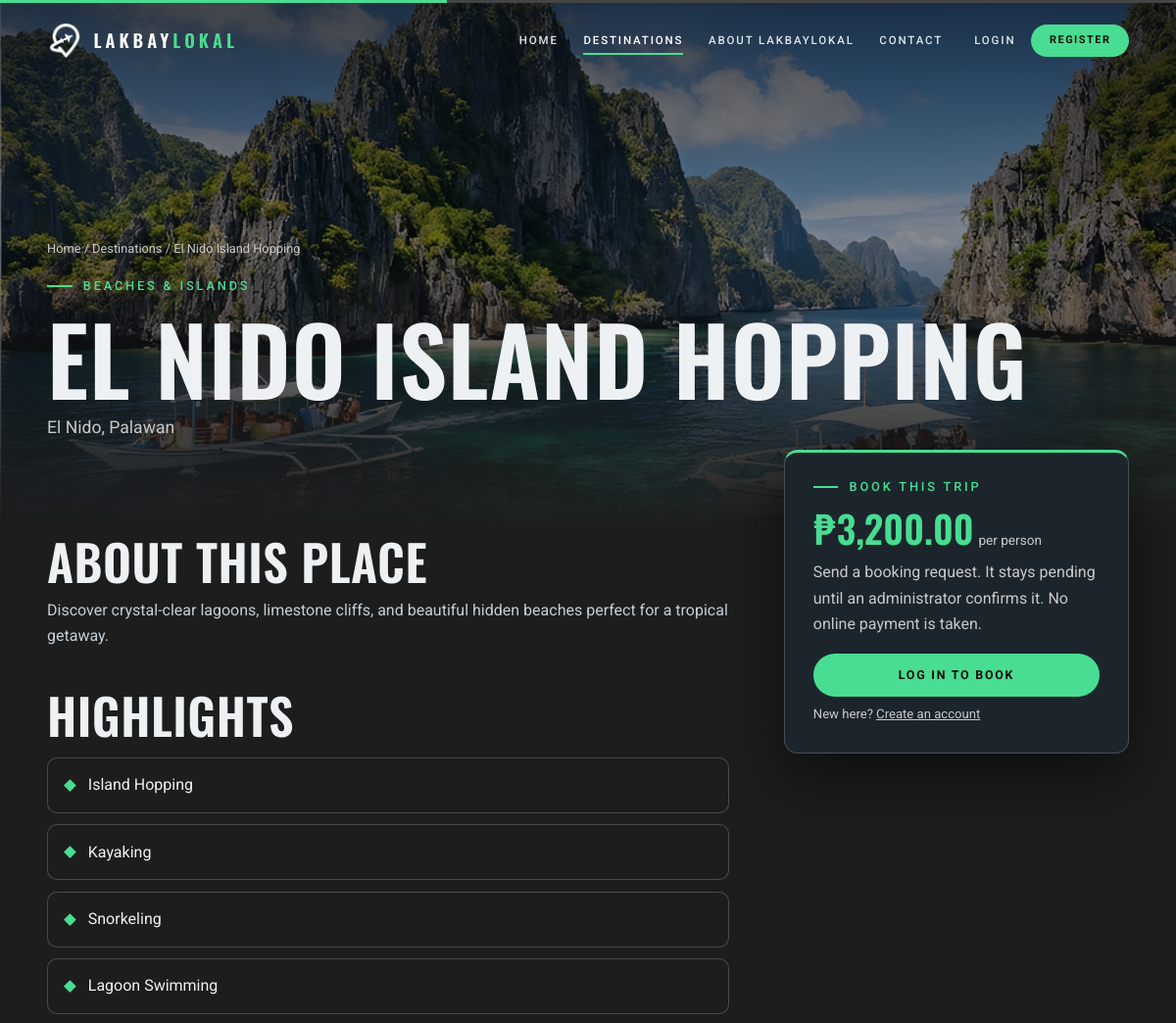
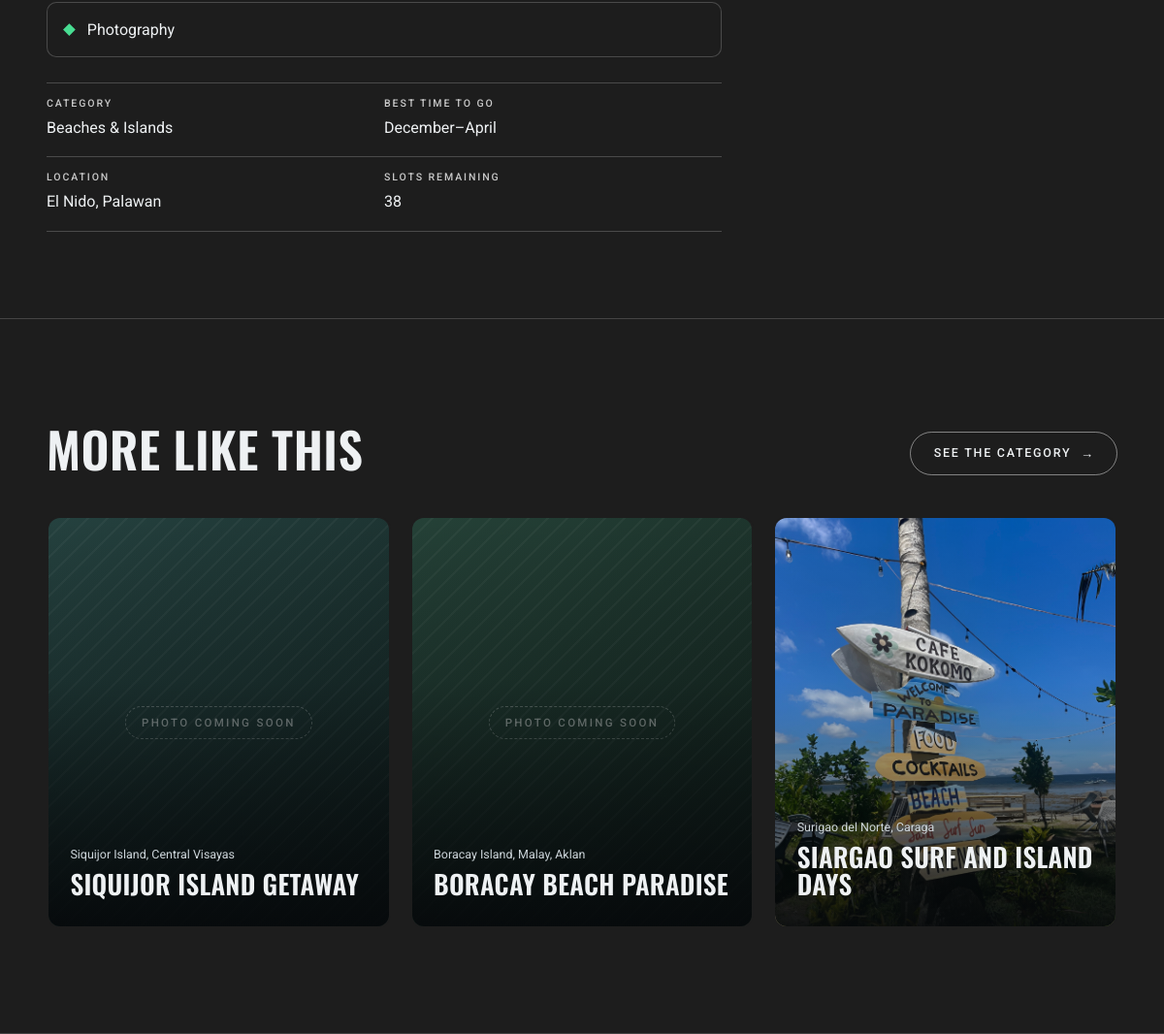
Page /destination-details.php?id=2 on the committed database (2 pictures, top to bottom).
### tables this page shows
CREATE TABLE `items` (
  `item_id` int(10) UNSIGNED NOT NULL,
  `name` varchar(120) NOT NULL,
  `description` text NOT NULL,
  `quantity` int(10) UNSIGNED NOT NULL DEFAULT 0 COMMENT 'bookable slots remaining',
  `status` varchar(20) NOT NULL DEFAULT 'draft' COMMENT 'published | draft',
  `created_at` datetime NOT NULL DEFAULT current_timestamp(),
  `location` varchar(150) NOT NULL,
  `category` varchar(30) NOT NULL,
  `image_path` varchar(255) DEFAULT NULL,
  `highlights` text DEFAULT NULL COMMENT 'one highlight / activity per line',
  `best_season` varchar(100) DEFAULT NULL,
  `price_per_person` decimal(10,2) NOT NULL DEFAULT 0.00,
  `updated_at` datetime NOT NULL DEFAULT current_timestamp() ON UPDATE current_timestamp()
);

### includes/auth.php (called while the page is built, shortened)
<?php
function current_user(): ?array
{
    static $loaded = false, $user = null;
    if ($loaded) { return $user; }
    $loaded = true;
    $uid = $_SESSION['uid'] ?? null;
    if (!$uid) { return null; }
    $st = db()->prepare('SELECT user_id, username, role, full_name, email, phone, status, created_at FROM users WHERE user_id = :id');
    $st->execute([':id' => (int) $uid]);
    $row = $st->fetch();
    return $user = $row;
}

### includes/bootstrap.php (called while the page is built, shortened)
<?php
function cfg(string $key, $default = null) { return $GLOBALS['LL_CONFIG'][$key] ?? $default; }
require_once ROOT_PATH . '/includes/functions.php';
require_once ROOT_PATH . '/includes/auth.php';

### destination-details.php (the view, shortened to what this page needs)
<?php
require __DIR__ . '/includes/bootstrap.php';
$pdo = db();
$id = get_int('id');
$st = $pdo->prepare("SELECT * FROM items WHERE item_id = :id AND status = 'published'");
$st->execute([':id' => $id]);
$d = $st->fetch();
$st = $pdo->prepare("SELECT item_id, name, location, category, description, image_path, price_per_person
                       FROM items WHERE status = 'published' AND category = :c AND item_id <> :id ORDER BY item_id DESC LIMIT 3");
$st->execute([':c' => $d['category'], ':id' => $id]);
$related = $st->fetchAll();
$highlights = array_values(array_filter(array_map('trim', explode("\n", (string) $d['highlights']))));
$bookUrl = url('user/create-booking.php?item=' . $id);
$hue = hue_for($id);
$navActive = 'destinations';
include ROOT_PATH . '/includes/header.php';
?>
<section class="detail-hero">
  <div class="detail-hero__media"><?= image_or_placeholder($d['image_path'], $d['name'], $hue, 'cover') ?></div>
  <div class="wrap">
    <p class="crumbs"><a href="<?= e(url('index.php')) ?>">Home</a> / <a href="<?= e(url('destinations.php')) ?>">Destinations</a> / <?= e($d['name']) ?></p>
    <p class="eyebrow"><?= e(categories()[$d['category']] ?? $d['category']) ?></p>
    <h1 class="display"><?= e($d['name']) ?></h1>
    <p class="lead"><?= e($d['location']) ?></p>
  </div>
</section>
<main class="wrap detail-grid" id="main">
  <article>
    <h2 class="h2">About this place</h2>
    <div class="prose"><p><?= nl2br(e($d['description'])) ?></p></div>
    <h2 class="h2" style="margin-top:2.6rem">Highlights</h2>
<?php if ($highlights): ?>
    <ul class="highlights">
<?php foreach ($highlights as $h): ?><li><?= e($h) ?></li><?php endforeach; ?>
    </ul>
<?php else: ?>
    <p class="muted">Highlights for this destination have not been added yet.</p>
<?php endif; ?>
    <div class="facts">
      <div class="fact"><span>Category</span><?= e(categories()[$d['category']] ?? $d['category']) ?></div>
      <div class="fact"><span>Best time to go</span><?= $d['best_season'] ? e($d['best_season']) : 'Not specified' ?></div>
      <div class="fact"><span>Location</span><?= e($d['location']) ?></div>
      <div class="fact"><span>Slots remaining</span><?= (int) $d['quantity'] ?></div>
    </div>
  </article>
  <aside class="book-panel" aria-label="Booking">
    <p class="eyebrow">Book this trip</p>
<?php if ($d['price_per_person'] > 0): ?>
    <div class="book-panel__price"><?= e(money($d['price_per_person'])) ?><small>per person</small></div>
<?php else: ?>
    <div class="book-panel__price">Ask for rate</div>
<?php endif; ?>
    <p class="muted" style="margin-top:.8rem">Send a booking request. It stays pending until an administrator confirms it. No online payment is taken.</p>
<?php if ((int) $d['quantity'] < 1): ?>
    <span class="btn btn--amber btn--block is-disabled" aria-disabled="true">Fully booked</span>
<?php elseif (!$u): ?>
    <a class="btn btn--amber btn--block" href="<?= e(url('user/login.php?next=' . urlencode('user/create-booking.php?item=' . $id))) ?>">Log in to book</a>
    <p class="hint">New here? <a href="<?= e(url('user/register.php')) ?>">Create an account</a></p>
<?php elseif ($u['role'] === 'admin'): ?>
    <p class="hint">Administrators cannot place bookings. Use a traveller account.</p>
<?php else: ?>
    <a class="btn btn--amber btn--block" href="<?= e($bookUrl) ?>">Request a booking</a>
<?php endif; ?>
  </aside>
</main>
<section class="section section--alt">
  <div class="wrap">
    <div class="section-head"><h2 class="h2">More like this</h2><a class="btn btn--ghost arrow" href="<?= e(url('destinations.php?category=' . urlencode($d['category']))) ?>">See the category</a></div>
<?php if ($related): ?>
    <div class="related">
<?php foreach ($related as $r): ?>
      <a class="dcard" href="<?= e(url('destination-details.php?id=' . (int) $r['item_id'])) ?>">
        <?= image_or_placeholder($r['image_path'], $r['name'], hue_for((int) $r['item_id']), 'cover') ?>
        <div class="dcard__body"><span class="dcard__loc"><?= e($r['location']) ?></span><h3 class="dcard__name"><?= e($r['name']) ?></h3></div>
      </a>
<?php endforeach; ?>
    </div>
<?php else: ?>
    <div class="empty"><h3>No related destinations yet</h3><p>Other places in this category will show up here when they are published.</p></div>
<?php endif; ?>
  </div>
</section>

### includes/head.php (shortened to what this page needs)
<?php
$bodyClass = $bodyClass ?? '';
?>
<!doctype html>
<html lang="en">
<head>
  <link rel="stylesheet" href="<?= e(asset('css/style.css')) ?>">
</head>
<body class="<?= e($bodyClass) ?>">

### includes/header.php (shortened to what this page needs)
<?php
$u = current_user();
$navActive  = $navActive ?? '';
$navOverlay = !empty($navOverlay);
include ROOT_PATH . '/includes/head.php';
if (!$u || $u['role'] === 'admin') {
  $menu = [
    'home'         => ['Home', 'index.php'],
    'destinations' => ['Destinations', 'destinations.php'],
    'about'        => ['About LakbayLokal', 'about.php'],
    'contact'      => ['Contact', 'contact.php'],
  ];
}
?>
<header class="site-nav<?= $navOverlay ? ' site-nav--overlay' : '' ?>">
  <div class="site-nav__inner">
    <a class="brand" href="<?= e(url('index.php')) ?>" aria-label="LakbayLokal home">
      <img class="brand__logo" src="<?= e(asset('images/lakbaylokal-logo.png')) ?>" alt="" width="40" height="46">
      <span class="brand__name">LAKBAY<b>LOKAL</b></span>
    </a>
    <nav class="site-nav__menu" id="siteMenu" aria-label="Main">
      <ul>
        <?php foreach ($menu as $key => [$label, $href]): ?>
          <li><a href="<?= e(url($href)) ?>" <?= $navActive === $key ? ' class="is-active" aria-current="page"' : '' ?>><?= e($label) ?></a></li>
        <?php endforeach; ?>
      </ul>
      <div class="site-nav__actions">
        <?php if (!$u): ?>
          <a class="nav-link<?= $navActive === 'login' ? ' is-active' : '' ?>" href="<?= e(url('user/login.php')) ?>">Login</a>
          <a class="btn btn--amber btn--sm" href="<?= e(url('user/register.php')) ?>">Register</a>
        <?php endif; ?>
      </div>
    </nav>
  </div>
</header>

### includes/functions.php (shortened to what this page needs)
<?php
function e($v): string { return htmlspecialchars((string) $v, ENT_QUOTES | ENT_SUBSTITUTE, 'UTF-8'); }
function url(string $path = ''): string { return BASE_URL . '/' . ltrim($path, '/'); }
function asset(string $path): string { return url('assets/' . ltrim($path, '/')); }
function get_int(string $k, int $d = 0): int { $v = $_GET[$k] ?? null; return (is_string($v) && ctype_digit($v)) ? (int) $v : $d; }
function categories(): array
{
    return [
        'nature'    => 'Nature & Mountains',
        'beach'     => 'Beaches & Islands',
        'heritage'  => 'Heritage & Culture',
        'adventure' => 'Adventure',
        'food'      => 'Local Food & Experiences',
    ];
}
function money($n): string { return cfg('currency_symbol', '₱') . number_format((float) $n, 2); }
function image_url(?string $path): ?string
{
    $full = ROOT_PATH . '/' . $path;
    return is_file($full) ? url($path) . '?v=' . filemtime($full) : null;
}
function image_or_placeholder(?string $path, string $alt, int $hue = 200, string $class = ''): string
{
    $src = image_url($path);
    if ($src) {
        return '<img class="' . e($class) . '" src="' . e($src) . '" alt="' . e($alt) . '" loading="lazy">';
    }
    return '<span class="ph ' . e($class) . '" style="--hue:' . (int) $hue . '" role="img" aria-label="' . e($alt) . ' (image not added yet)"><span>Photo coming soon</span></span>';
}
function hue_for(int $id): int { return (($id * 47) + 190) % 360; }

### rows in the picture
items: image_path (picture), name "El Nido Island Hopping", category "BEACHES & ISLANDS", name "EL NIDO ISLAND HOPPING", location "El Nido, Palawan", description "Discover crystal-clear lagoons, limestone cliffs, and beautiful hidden beaches perfect for a tropical getaway.", highlights "Island Hopping", highlights "Kayaking", highlights "Snorkeling", highlights "Lagoon Swimming", highlights "Photography", category "Beaches & Islands", best_season "December–April", quantity "38", price_per_person "₱3,200.00"
items: location "Siquijor Island, Central Visayas", name "SIQUIJOR ISLAND GETAWAY"
items: location "Boracay Island, Malay, Aklan", name "BORACAY BEACH PARADISE"
items: image_path (picture), location "Surigao del Norte, Caraga", name "SIARGAO SURF AND ISLAND DAYS"

### other values in the picture
$label "HOME"
$label "DESTINATIONS"
$label "ABOUT LAKBAYLOKAL"
$label "CONTACT"
